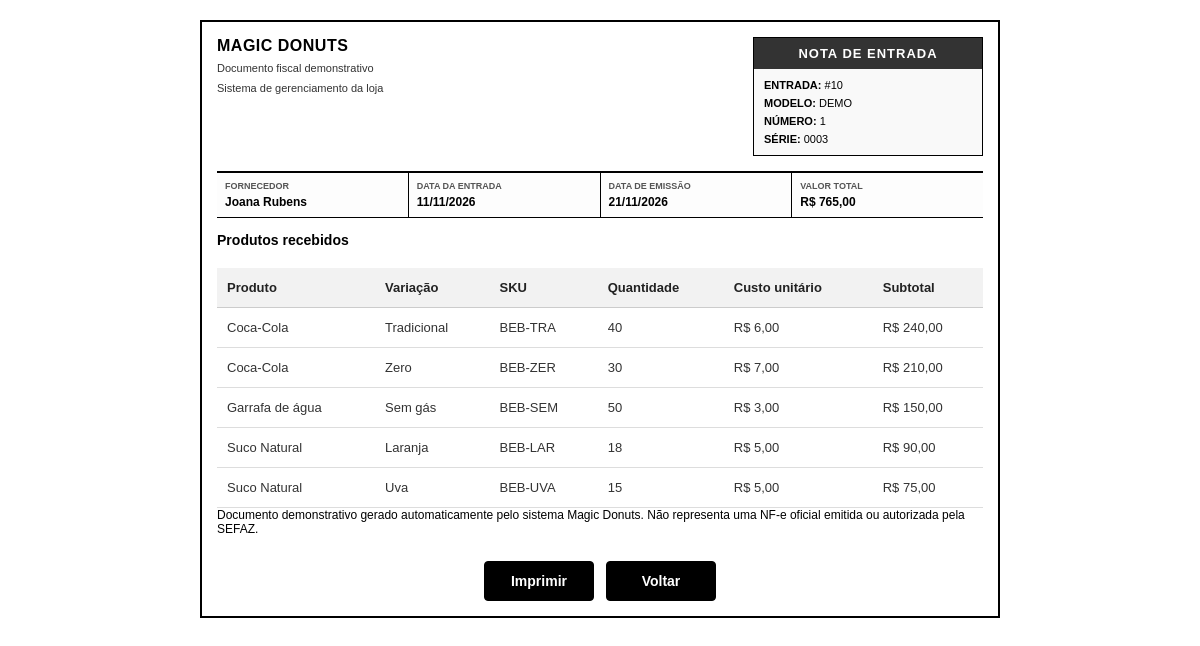
The app's page /index.php?controller=entrada&action=verNotaFiscal&id=10 (signed in) with its own data.
### tables this page shows
CREATE TABLE `entrada_mercadoria` (
  `id` int(11) NOT NULL,
  `fornecedor_id` int(11) NOT NULL,
  `data` date NOT NULL,
  `status` enum('rascunho','confirmar') NOT NULL DEFAULT 'rascunho',
  `valor_total` decimal(10,2) NOT NULL DEFAULT 0.00
);

CREATE TABLE `nota_fiscal_entrada` (
  `id` int(11) NOT NULL,
  `entrada_id` int(11) NOT NULL,
  `modelo` varchar(5) NOT NULL,
  `serie` varchar(5) NOT NULL,
  `numero` varchar(10) NOT NULL,
  `chave_acesso` varchar(44) NOT NULL,
  `data_emissao` date NOT NULL,
  `valor_total` decimal(10,2) NOT NULL DEFAULT 0.00
);

CREATE TABLE `fornecedor` (
  `id` int(11) NOT NULL,
  `nome` varchar(100) NOT NULL,
  `cnpj` varchar(20) NOT NULL,
  `telefone` varchar(20) DEFAULT NULL,
  `email` varchar(100) DEFAULT NULL,
  `endereco` varchar(255) DEFAULT NULL,
  `cep` varchar(9) DEFAULT NULL,
  `ativo` tinyint(1) NOT NULL DEFAULT 1
);

CREATE TABLE `entrada_item` (
  `id` int(11) NOT NULL,
  `entrada_id` int(11) NOT NULL,
  `variacao_id` int(11) NOT NULL,
  `quantidade` int(11) NOT NULL,
  `custo_unitario` decimal(10,2) NOT NULL
);

CREATE TABLE `produto` (
  `id` int(11) NOT NULL,
  `categoria_id` int(11) NOT NULL,
  `nome` varchar(100) NOT NULL,
  `descricao` text DEFAULT NULL,
  `ativo` tinyint(1) NOT NULL DEFAULT 1
);

CREATE TABLE `variacao` (
  `id` int(11) NOT NULL,
  `produto_id` int(11) NOT NULL,
  `opcao` varchar(30) NOT NULL,
  `sku` varchar(50) NOT NULL,
  `preco` decimal(10,2) NOT NULL
);

### controllers/EntradaController.php (called while the page is built, shortened)
<?php
require_once __DIR__ . '/../models/Entrada.php';
require_once __DIR__ . '/../models/NotaFiscal.php';
class EntradaController
{
    public function verNotaFiscal(): void
    {
        $entradaId = filter_input(INPUT_GET, 'id', FILTER_VALIDATE_INT);
        $entradaModel = new Entrada();
        $notaFiscalModel = new NotaFiscal();
        $entrada = $entradaModel->buscarPorId($entradaId);
        $notaFiscal = $notaFiscalModel->buscarPorEntrada($entradaId);
        $itens = $entradaModel->buscarItensPorEntrada($entradaId);
        require __DIR__ . '/../views/ver_nota_fiscal_entrada.php';
    }
}

### index.php (called while the page is built, shortened)
<?php
require_once __DIR__ . '/config/db.php';
$controller = $_GET['controller'] ?? 'auth';
$action = $_GET['action'] ?? 'form';
switch ($controller) {
    case 'entrada':
        require_once __DIR__ . '/controllers/EntradaController.php';
        $c = new EntradaController();
        break;
}
$c->$action();

### config/db.php (called while the page is built)
<?php
class Database
{
private static $conn = null;
public static function getConnection()
{
    if (self::$conn === null) {
        try {
self::$conn = new PDO(
"mysql:host=localhost;dbname=magicdonuts;charset=utf8mb4",
"root",
"",
    [
    PDO::ATTR_ERRMODE => PDO::ERRMODE_EXCEPTION,
    PDO::ATTR_DEFAULT_FETCH_MODE => PDO::FETCH_ASSOC
    ]
);
} catch (PDOException $e) {
 die("Erro ao conectar ao banco de dados:" . $e->getMessage());
}
}
return self::$conn;
}
}

### models/Entrada.php (called while the page is built, shortened)
<?php
require_once __DIR__ . '/../config/db.php';
class Entrada
{
    private PDO $conn;
    public function __construct()
    {
        $this->conn = Database::getConnection();
    }
    public function buscarPorId(int $entradaId): ?array
    {
        $stmt = $this->conn->prepare("
            SELECT
                em.id,
                em.data,
                em.status,
                em.valor_total,
                f.nome AS fornecedor_nome
            FROM entrada_mercadoria em
            INNER JOIN fornecedor f
                ON f.id = em.fornecedor_id
            WHERE em.id = :id
            LIMIT 1
        ");
        $stmt->execute([':id' => $entradaId]);
        $entrada = $stmt->fetch(PDO::FETCH_ASSOC);
        return $entrada ?: null;
    }
public function buscarItensPorEntrada(int $entradaId): array
{
    $stmt = $this->conn->prepare("
        SELECT
            p.nome AS produto_nome,
            v.opcao AS variacao,
            v.sku,
            ei.quantidade,
            ei.custo_unitario,
            (ei.quantidade * ei.custo_unitario) AS subtotal
        FROM entrada_item ei
        INNER JOIN variacao v
            ON v.id = ei.variacao_id
        INNER JOIN produto p
            ON p.id = v.produto_id
        WHERE ei.entrada_id = :entrada_id
        ORDER BY p.nome ASC, v.opcao ASC
    ");
    $stmt->execute([
        ':entrada_id' => $entradaId
    ]);
    return $stmt->fetchAll(PDO::FETCH_ASSOC);
}
}

### models/NotaFiscal.php (called while the page is built, shortened)
<?php
require_once __DIR__ . '/../config/db.php';
class NotaFiscal
{
    private PDO $conn;
    public function __construct()
    {
        $this->conn = Database::getConnection();
    }
    public function buscarPorEntrada(int $entradaId): ?array
    {
        $stmt = $this->conn->prepare("
            SELECT *
            FROM nota_fiscal_entrada
            WHERE entrada_id = :entrada_id
            LIMIT 1
        ");
        $stmt->execute([
            ':entrada_id' => $entradaId
        ]);
        $nota = $stmt->fetch(PDO::FETCH_ASSOC);
        return $nota ?: null;
    }
}

### views/ver_nota_fiscal_entrada.php (the view, shortened to what this page needs)
<?php
$esc = static function ($valor): string {
    return htmlspecialchars(
        (string) ($valor ?? ''),
        ENT_QUOTES,
        'UTF-8'
    );
};
$entradaId = (int) $entrada['id'];
$fornecedorNome = $entrada['fornecedor_nome'] ?? 'Não informado';
$dataEntrada = !empty($entrada['data'])
    ? date('d/m/Y', strtotime($entrada['data']))
    : 'Não informada';
$dataEmissao = !empty($notaFiscal['data_emissao'])
    ? date('d/m/Y', strtotime($notaFiscal['data_emissao']))
    : 'Não informada';
$valorTotal = (float) $notaFiscal['valor_total'];
?>
<!doctype html>
<html lang="pt-br">
<head>
    <link
        rel="stylesheet"
        href="/magicdonuts/public/assets/css/nota.css"
    >
</head>
<body>
<div class="nf-container">
    <header class="nf-cabecalho">
        <div class="nf-emitente">
            <h1 class="nf-emitente-nome">MAGIC DONUTS</h1>
            <p class="nf-emitente-documento">
                Documento fiscal demonstrativo
            </p>
            <p class="nf-emitente-endereco">
                Sistema de gerenciamento da loja
            </p>
        </div>
        <div class="nf-documento-info">
            <h2 class="nf-documento-titulo">
                NOTA DE ENTRADA
            </h2>
            <div class="nf-documento-dados">
                <p class="nf-dado-linha">
                    <strong>ENTRADA:</strong>
                    #<?= $entradaId ?>
                </p>
                <p class="nf-dado-linha">
                    <strong>MODELO:</strong>
                    <?= $esc($notaFiscal['modelo']) ?>
                </p>
                <p class="nf-dado-linha">
                    <strong>NÚMERO:</strong>
                    <?= $esc($notaFiscal['numero']) ?>
                </p>
                <p class="nf-dado-linha">
                    <strong>SÉRIE:</strong>
                    <?= $esc($notaFiscal['serie']) ?>
                </p>
            </div>
        </div>
    </header>
    <section class="nf-emissao">
        <div class="nf-emissao-bloco">
            <span class="nf-emissao-label">FORNECEDOR</span>
            <span class="nf-emissao-valor">
                <?= $esc($fornecedorNome) ?>
            </span>
        </div>
        <div class="nf-emissao-bloco">
            <span class="nf-emissao-label">DATA DA ENTRADA</span>
            <span class="nf-emissao-valor">
                <?= $esc($dataEntrada) ?>
            </span>
        </div>
        <div class="nf-emissao-bloco">
            <span class="nf-emissao-label">DATA DE EMISSÃO</span>
            <span class="nf-emissao-valor">
                <?= $esc($dataEmissao) ?>
            </span>
        </div>
        <div class="nf-emissao-bloco">
            <span class="nf-emissao-label">VALOR TOTAL</span>
            <span class="nf-emissao-valor">
                R$ <?= number_format($valorTotal, 2, ',', '.') ?>
            </span>
        </div>
    </section>
    <main class="nf-formulario">
        <h3>Produtos recebidos</h3>
        <div class="nf-tabela-wrapper">
            <table class="nf-tabela">
                <thead>
                    <tr>
                        <th>Produto</th>
                        <th>Variação</th>
                        <th>SKU</th>
                        <th>Quantidade</th>
                        <th>Custo unitário</th>
                        <th>Subtotal</th>
                    </tr>
                </thead>
                <tbody>
                    <?php if (empty($itens)): ?>
                        <tr>
                            <td colspan="6">
                                Nenhum produto encontrado nesta entrada.
                            </td>
                        </tr>
                    <?php else: ?>
                        <?php foreach ($itens as $item): ?>
                            <tr>
                                <td>
                                    <?= $esc($item['produto_nome']) ?>
                                </td>
                                <td>
                                    <?= $esc($item['variacao']) ?>
                                </td>
                                <td>
                                    <?= $esc($item['sku']) ?>
                                </td>
                                <td>
                                    <?= (int) $item['quantidade'] ?>
                                </td>
                                <td>
                                    R$ <?= number_format(
                                        (float) $item['custo_unitario'],
                                        2,
                                        ',',
                                        '.'
                                    ) ?>
                                </td>
                                <td>
                                    R$ <?= number_format(
                                        (float) $item['subtotal'],
                                        2,
                                        ',',
                                        '.'
                                    ) ?>
                                </td>
                            </tr>
                        <?php endforeach; ?>
                    <?php endif; ?>
                </tbody>
            </table>
        </div>
        <div class="nf-form-aviso">
            Documento demonstrativo gerado automaticamente pelo
            sistema Magic Donuts. Não representa uma NF-e oficial
            emitida ou autorizada pela SEFAZ.
        </div>
        <div class="nf-form-botoes no-print">
            <button
                type="button"
                class="nf-btn-salvar"
                onclick="window.print()"
            >
                Imprimir
            </button>
            <a
                href="index.php?controller=entrada&action=index"
                class="nf-btn-cancelar"
            >
                Voltar
            </a>
        </div>
    </main>
</div>
</body>
</html>

### public/assets/css/nota.css (style rules this page uses)
* { box-sizing: border-box; }
body { margin: 0; padding: 20px; background-color: #ffffff; color: #000000; font-family: Arial, sans-serif; font-size: 12px; }
.nf-container { width: 100%; max-width: 800px; margin: 0 auto; padding: 15px; border: 2px solid #000000; background-color: #ffffff; }
.nf-cabecalho { display: flex; justify-content: space-between; gap: 15px; border-bottom: 2px solid #000000; padding-bottom: 15px; }
.nf-emitente { flex: 1; min-width: 0; padding-right: 15px; }
.nf-emitente-nome { margin: 0 0 5px; font-size: 16px; font-weight: bold; letter-spacing: 0.5px; }
.nf-emitente-documento, .nf-emitente-endereco { margin: 3px 0; color: #333333; font-size: 11px; line-height: 1.5; }
.nf-documento-info { flex: 0 0 230px; border: 1px solid #000000; text-align: center; background-color: #f9f9f9; }
.nf-documento-titulo { margin: 0; padding: 8px 4px; background-color: #333333; color: #ffffff; font-size: 13px; letter-spacing: 1px; }
.nf-documento-dados { padding: 10px; text-align: left; }
.nf-dado-linha { margin: 0 0 6px; font-size: 11px; }
.nf-dado-linha:last-child { margin-bottom: 0; }
.nf-emissao { display: flex; border-bottom: 1px solid #000000; background-color: #fdfdfd; }
.nf-emissao-bloco { flex: 1; min-width: 0; padding: 8px; border-right: 1px solid #000000; overflow-wrap: anywhere; }
.nf-emissao-bloco:last-child { border-right: none; }
.nf-emissao-label { display: block; margin-bottom: 4px; color: #555555; font-size: 9px; font-weight: bold; }
.nf-emissao-valor { font-size: 12px; font-weight: bold; }
.nf-tabela-wrapper { width: 100%; overflow-x: auto; margin-top: 20px; }
.nf-tabela { width: 100%; border-collapse: collapse; font-size: 13px; background: #fff; }
.nf-tabela th { padding: 12px 10px; background: #f2f2f2; color: #222; text-align: left; border-bottom: 1px solid #ccc; white-space: nowrap; }
.nf-tabela td { padding: 12px 10px; border-bottom: 1px solid #ddd; color: #333; }
.nf-form-botoes { display: flex; justify-content: center; gap: 12px; margin-top: 25px; }
.nf-btn-salvar, .nf-btn-cancelar { display: inline-flex; align-items: center; justify-content: center; min-width: 110px; padding: 11px 20px; background: #000; color: #fff !important; border: 1px solid #000; border-radius: 4px; font-size: 14px; font-weight: 600; text-decoration: none !important; cursor: pointer; box-sizing: border-box; transition: background 0.2s ease; }

### records on screen
entrada_mercadoria: id "10", fornecedor.nome "Joana Rubens", data "11/11/2026"
nota_fiscal_entrada: modelo "DEMO", numero "1", serie "0003", data_emissao "21/11/2026", valor_total "765,00"
entrada_item: produto.nome "Coca-Cola", variacao.opcao "Tradicional", variacao.sku "BEB-TRA", quantidade "40", custo_unitario "6,00", subtotal "240,00"
entrada_item: produto.nome "Coca-Cola", variacao.opcao "Zero", variacao.sku "BEB-ZER", quantidade "30", custo_unitario "7,00", subtotal "210,00"
entrada_item: produto.nome "Garrafa de água", variacao.opcao "Sem gás", variacao.sku "BEB-SEM", quantidade "50", custo_unitario "3,00", subtotal "150,00"
entrada_item: produto.nome "Suco Natural", variacao.opcao "Laranja", variacao.sku "BEB-LAR", quantidade "18", custo_unitario "5,00", subtotal "90,00"
entrada_item: produto.nome "Suco Natural", variacao.opcao "Uva", variacao.sku "BEB-UVA", quantidade "15", custo_unitario "5,00", subtotal "75,00"
